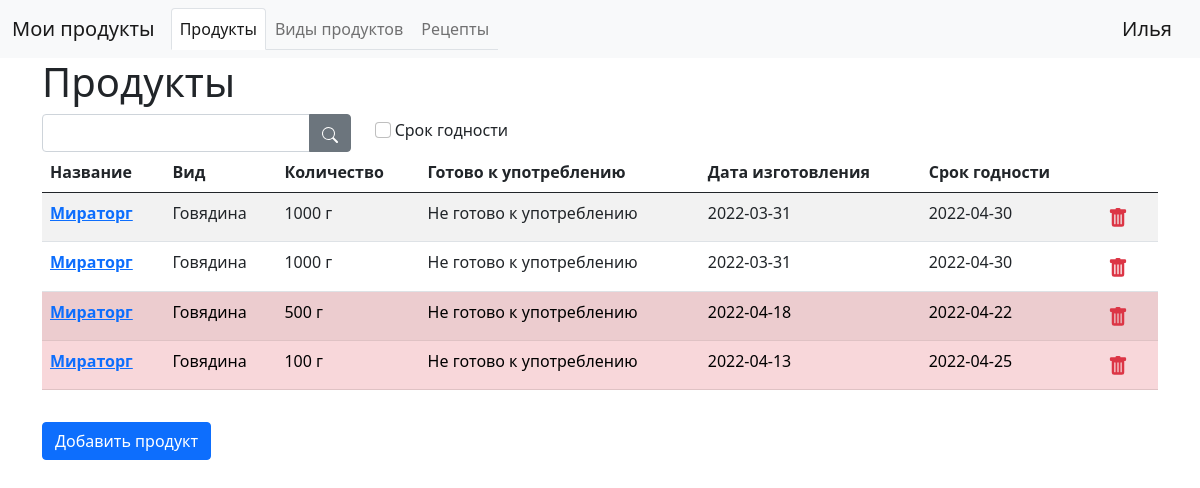
Screenshot of /products (signed in) with the database file from the repository.
### data/users.py (models this page shows, shortened)
class User(SqlAlchemyBase, UserMixin):
    __tablename__ = 'users'
    id = sqlalchemy.Column(sqlalchemy.Integer,
                           primary_key=True, autoincrement=True)
    name = sqlalchemy.Column(sqlalchemy.String, nullable=True)
    about = sqlalchemy.Column(sqlalchemy.String, nullable=True)
    email = sqlalchemy.Column(sqlalchemy.String,
                              index=True, unique=True, nullable=True)
    hashed_password = sqlalchemy.Column(sqlalchemy.String, nullable=True)
    created_date = sqlalchemy.Column(sqlalchemy.DateTime,
                                     default=datetime.datetime.now)

### data/products.py (models this page shows)
class Product(SqlAlchemyBase):
    __tablename__ = 'products'
    id = sqlalchemy.Column(sqlalchemy.Integer, primary_key=True, autoincrement=True)
    type_id = sqlalchemy.Column(sqlalchemy.Integer, sqlalchemy.ForeignKey("product_types.id"))
    type = orm.relation("ProductType")
    owner_id = sqlalchemy.Column(sqlalchemy.Integer, sqlalchemy.ForeignKey("users.id"))
    brand = sqlalchemy.Column(sqlalchemy.String, nullable=True)
    purchase_date = sqlalchemy.Column(sqlalchemy.DateTime)
    product_date = sqlalchemy.Column(sqlalchemy.Date, nullable=True)
    expiration_date = sqlalchemy.Column(sqlalchemy.Date)
    amount_text = sqlalchemy.Column(sqlalchemy.String)
    amount = sqlalchemy.Column(sqlalchemy.Float)

### data/product_types.py (models this page shows)
class ProductType(SqlAlchemyBase):
    __tablename__ = 'product_types'
    id = sqlalchemy.Column(sqlalchemy.Integer, primary_key=True, autoincrement=True)
    name = sqlalchemy.Column(sqlalchemy.String, nullable=True)
    type = sqlalchemy.Column(sqlalchemy.String, nullable=True)
    ready_to_use = sqlalchemy.Column(sqlalchemy.Boolean, nullable=True)
    expiration = sqlalchemy.Column(sqlalchemy.Integer)

### main.py (the view)
@app.route('/products', methods=['GET', 'POST'])
def products():
    form = ProductListForm()
    filter = ''
    expiration = False
    ok_products = []
    if form.validate_on_submit():
        expiration = form.expiration.data
        filter = form.filter.data
    products = []
    if current_user.is_authenticated:
        db_sess = db_session.create_session()
        if not filter:
            products = sorted(db_sess.query(Product).filter(Product.owner_id == current_user.id).all(), key=lambda x: x.brand)
        else:
            products = sorted(db_sess.query(Product).filter(Product.owner_id == current_user.id).filter((Product.brand.like(f'%{filter.capitalize()}%'))).all(), key=lambda x: x.brand)
    now = datetime.date.today()
    for product in products:
        if product.expiration_date <= now:
            product.expiration_state = 2
        else:
            if (product.expiration_date - now).total_seconds() < 86400 * 2:
                product.expiration_state = 1
            else:
                product.expiration_state = 0
                if expiration:
                    ok_products.append(product)
    for ok_product in ok_products:
        products.remove(ok_product)
    return render_template('products.html', title='Продукты', products=products, form=form)

### forms/product_list_form.py
class ProductListForm(SearchForm):
    expiration = BooleanField('Срок годности')
    filter = StringField('Найти')

### data/db_session.py (called while the page is built)
def create_session() -> Session:
    global __factory
    return __factory()

### main.py (called while the page is built)
@login_manager.user_loader
def load_user(user_id):
    db_sess = db_session.create_session()
    return db_sess.query(User).get(user_id)

### templates/products.html (shortened to what this page needs)
{% extends "base.html" %}
{% block content %}
<h1>Продукты</h1>
<form action="" method="POST">
    <div class="input-group">
        <div class="container px-0">
            <div class="row justify-content-md-left px-0">
                <div class="col-sm input-group pl0 ml0">
                    {{ form.filter(class="form-control") }}
                    <button class="btn btn-secondary" type="submit">
                    </button>
                </div>
                <div class="col-sm pt-1">
                    {{ form.expiration(class="form-check-input", onChange="this.form.submit()") }}
                    {{ form.expiration.label(class="form-check-label")  }}
                </div>
                <div class="col-sm-5">
                </div>
            </div>
        </div>
    </div>
</form>
<table class="table table-striped">
    <thead>
    <tr>
        <th scope="col">Название</th>
        <th scope="col">Вид</th>
        <th scope="col">Количество</th>
        <th scope="col">Готово к употреблению</th>
        <th scope="col">Дата изготовления</th>
        <th scope="col">Срок годности</th>
        <th scope="col"></th>
    </tr>
    </thead>
    <tbody>
    {% for product in products %}
    <tr class='{% if product.expiration_state == 2 %}table-danger{% elif product.expiration_state == 1 %}table-warning{% endif %}'>
        <th scope="row">
            {% if current_user.is_authenticated %}
            <a href="/products/{{ product.id }}">
                {{product.brand}}
            </a>
            {% else %}
            {{product.brand}}
            {% endif %}
        </th>
        <td>{{product.type.name}}</td>
        <td>{{product.amount_text}}</td>
        <td> {% if product.type.ready_to_use %}
            Готово к употреблению
            {% else %}
            Не готово к употреблению
            {% endif %}
        </td>
        <td>{{product.product_date}}</td>
        <td>{{product.expiration_date}}</td>
        <td>{% if current_user.is_authenticated %}
            <a class="btn btn-sm" href="/product_delete/{{ product.id }}">
            </a>
            {% endif %}
        </td>
    </tr>
    {% endfor %}
    </tbody>
</table>
{% if current_user.is_authenticated %}
<div class="pt-3">
    <a class="btn btn-primary" href="/new_product">Добавить продукт</a>
</div>
{% else %}
<div class="pt-3">
    Чтобы редактировать продукты, войдите в систему
</div>
{% endif %}
{% endblock %}

### templates/base.html (shortened to what this page needs)
<!doctype html>
<html lang="ru">
<head>
    <link
          href="https://cdn.jsdelivr.net/npm/bootstrap@5.0.0-beta1/dist/css/bootstrap.min.css"
          rel="stylesheet">
</head>
<body>
<nav class="navbar navbar-expand-lg navbar-light bg-light">
    <div class="container-fluid">
        <a class="navbar-brand" href="/">Мои продукты</a>
        <ul class="navbar-nav nav-tabs me-auto mb-2 mb-lg-0">
            <li class="nav-item">
                <a class="nav-link {{ 'active' if title == 'Продукты' else '' }}" href="/products">Продукты</a>
            </li>
            <li class="nav-item">
                <a class="nav-link {{ 'active' if title == 'Виды продуктов' else '' }}" href="/product_types">
                    Виды продуктов
                </a>
            </li>
            <li class="nav-item">
                <a class="nav-link {{ 'active' if title == 'Рецепты' else '' }}" href="/recipes">Рецепты</a>
            </li>
        </ul>
        {% if current_user.is_authenticated %}
        <a class="navbar-brand" href="/logout">{{ current_user.name }}</a>
        {% else %}
        <ul class="navbar-nav ml-auto mb-2 mb-lg-0">
            <li class="nav-item">
                <a class="nav-link" href="/login">Войти</a>
            </li>
        </ul>
        {% endif %}
    </div>
</nav>
<main class="container" role="main">
    {% block content %}
    {% endblock %}
</main>
</body>
</html>

### rows the page displays
User: name "Илья"
Product: brand "Мираторг", type.name "Говядина", amount_text "1000 г", product_date "2022-03-31", expiration_date "2022-04-30"
Product: brand "Мираторг", type.name "Говядина", amount_text "1000 г", product_date "2022-03-31", expiration_date "2022-04-30"
Product: brand "Мираторг", type.name "Говядина", amount_text "500 г", product_date "2022-04-18", expiration_date "2022-04-22"
Product: brand "Мираторг", type.name "Говядина", amount_text "100 г", product_date "2022-04-13", expiration_date "2022-04-25"
